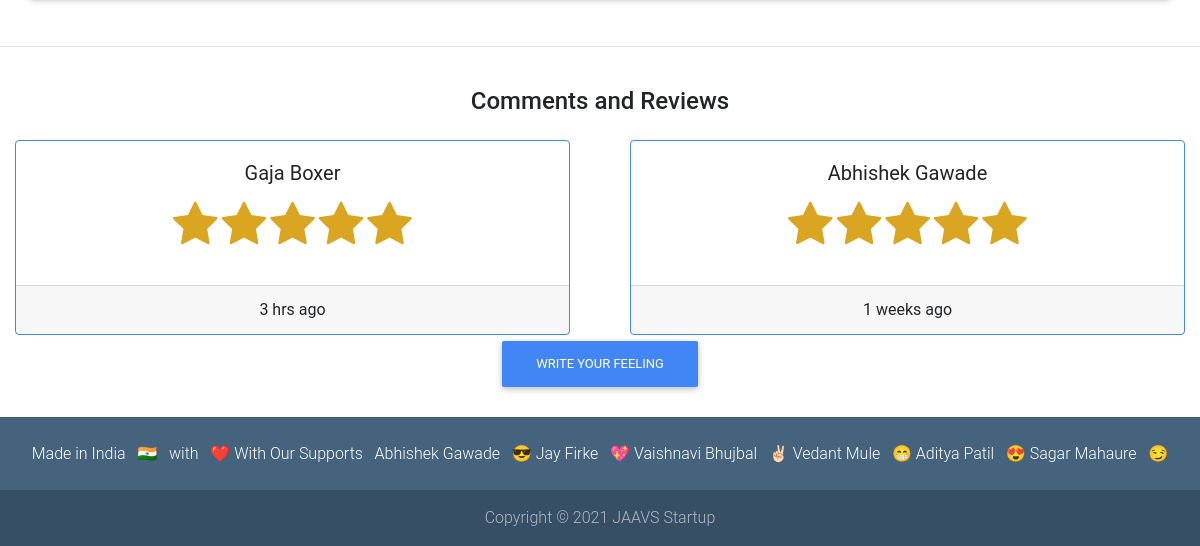
/product_view/ygi-imported-premium-quality-spoke-wheel-regular-foldable-manual-wheelchair-for-old-and-handicapped/ (lower part), run on an earlier commit of the app's database.
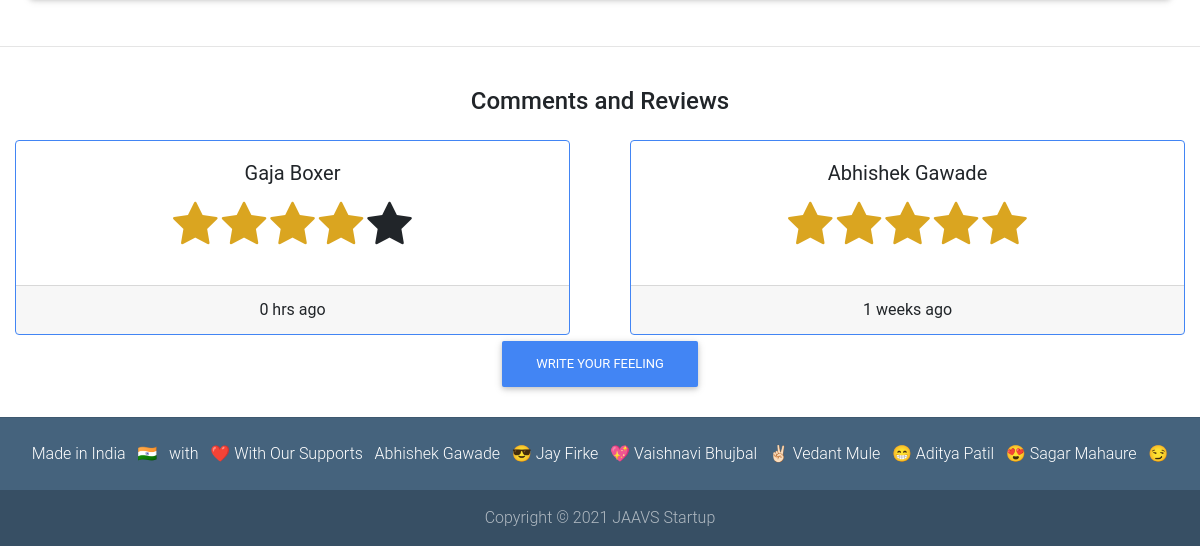
And on a later commit of the database.
### base/models.py (models this page shows, shortened)
class Comment(models.Model):
    user=models.ForeignKey(settings.AUTH_USER_MODEL,on_delete=models.CASCADE)
    product = models.ForeignKey(Item,on_delete=models.CASCADE)
    rating = models.IntegerField(default=0,validators=[
                MaxValueValidator(5),MinValueValidator(0)
            ])
    body = models.TextField(blank=True,null=True)
    created = models.DateTimeField(auto_now_add=True)
    updated = models.DateTimeField(auto_now=True)

### base/views.py (the view)
# urls.py: path('product_view/<slug>/',item_detail_view,name ='product-view'),
def item_detail_view(request,slug):
    item=Item.objects.get(slug=slug)
    messages_item=Comment.objects.filter(product=item)[::-1]
    images_list=[]
    if item.image:
        images_list.append(item.image.url)
        if item.image2:
            images_list.append(item.image2.url)
            if item.image3:
                images_list.append(item.image3.url)
                if item.image4:
                    images_list.append(item.image4.url)
                    if item.image5:
                        images_list.append(item.image5.url)
                        if item.image6:
                            images_list.append(item.image6.url)
    context={
        'object':item,
        'messages_item':messages_item,
        'images_list':images_list,
        'range': range(1,6)
    }
    return render(request,'product-page.html',context)

### base/models.py (called while the page is built)
    def get_add_to_cart_url(self):
        return reverse("base:add-to-cart", kwargs={"slug": self.slug})

    def get_remove_to_cart_url(self):
        return reverse("base:remove-from-cart", kwargs={"slug": self.slug})

### templates/product-page.html (shortened to what this page needs)
{% extends 'base.html' %}
{% load date_tag %}
{% load static %}
{% block content %}
  <main class="mt-5 pt-4">
    <div class="container dark-grey-text mt-5">
      <div class="row wow fadeIn">
        </div>
      </div>
      <hr>
      <div class="row d-flex justify-content-center wow fadeIn">
        <h4 class="my-4 h4 text-center">Comments and Reviews</h4>
        <div class="col-md-12 ">
          <div class="card-deck">
        {% for review in messages_item %}
          {% if review.rating != 0 %}
                 <div class="col-sm-6">
                        <div class="card text-center border border-primary shadow-3 " >
                              <div class="card-body">
                                  <h5 class="card-title">{{review.user.get_full_name}}</h5>
                                  <p class="rating_button"  id="{{review.rating}}">
                                      {% for i in range %}
                                            {% if  i <= review.rating %}
                                               <span id='sd{{i}}' class="fa fa-star fa-3x checked"></span>
                                            {% else %}
                                              <span id='sd{{i}}' class="fa fa-star fa-3x"></span>
                                            {% endif %}
                                      {% endfor %}
                              </div>
                              <div class="card-footer">{{ review|date_str_output }}</div>
                          </div>
                    </div>
                {% endif %}
        {% endfor %}
        </div>
      <div class="row d-flex justify-content-center wow fadeIn">
        <button type="button" class="btn btn-primary" data-toggle="modal" data-target="#exampleModal" data-whatever="@mdo">Write Your Feeling</button>
      </div>
    </div>
  </main>
  {% endblock content %}

What changed in the data, as far as the page shows it:
changed Comment "Gaja Boxer": rating 5 → 4 (drawn); created+updated "3 hrs ago" → "0 hrs ago"
